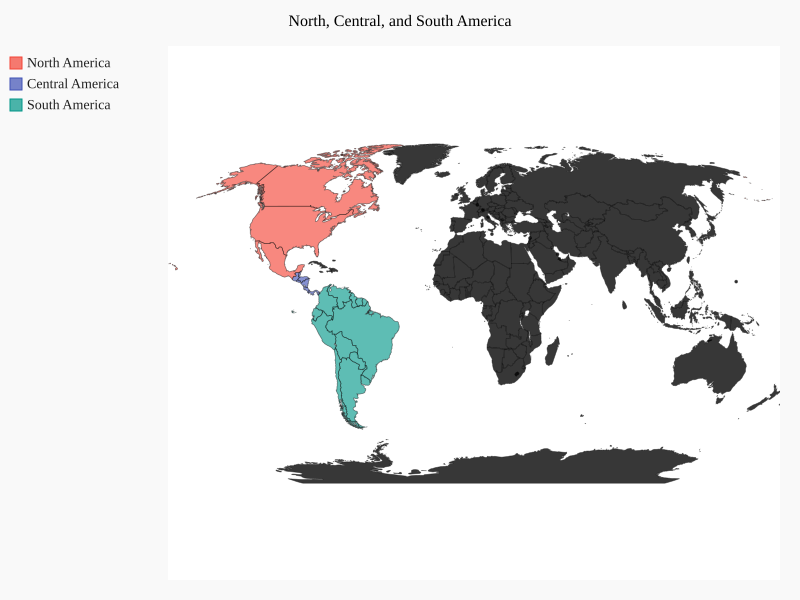

Reproduce this figure in Python.
import pygal.maps.world

wm = pygal.maps.world.World()
wm.title = 'North, Central, and South America'

wm.add('North America', ['ca','mx','us'])
wm.add('Central America', ['bz','cr','gt','hn','ni','pa','sv'])
wm.add('South America', ['ar','bo','br','cl','co','ec','gf','gy','pe',
    'py','sr','uy','ve'])
    
wm.render_to_file('americas.svg')
